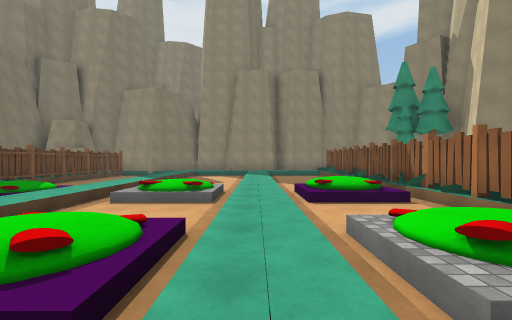
[1] (above)

21 first-person views from a walk through a Unity game level. The camera is 1.2 m above the floor, looks level and sees 90° across. The floor is counted in squares, 2 m on a side. Each view is taken from the middle of a square. On the plan, view 1 faces up. The plan holds only what a view shows up to about 9 squares ahead; the rest is blank. The place goes on beyond the plan. Surface patterns are stand-ins for the level's own textures.

[2]
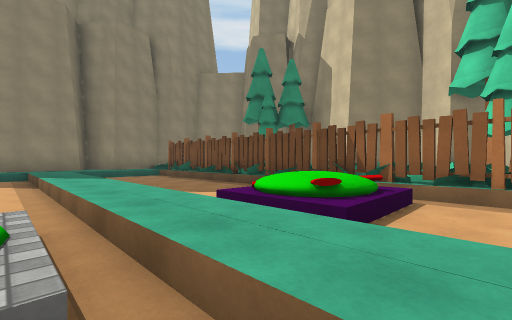

[3]
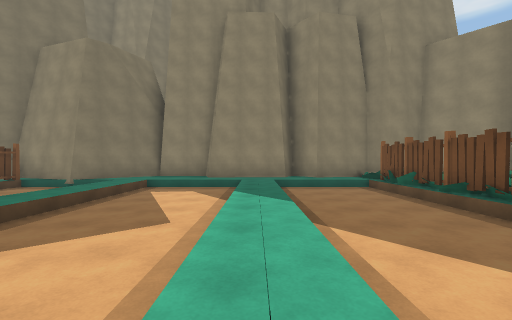

[4]
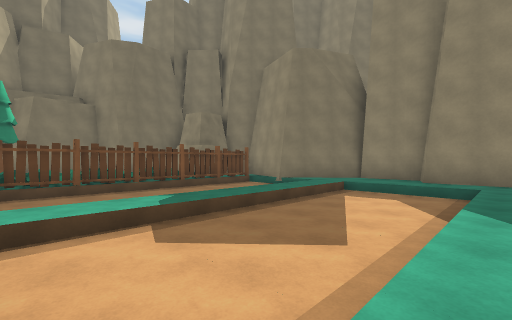

[5]
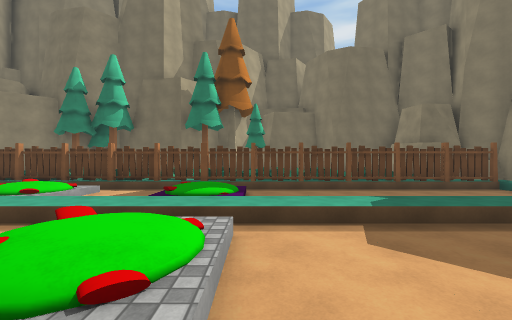

[6]
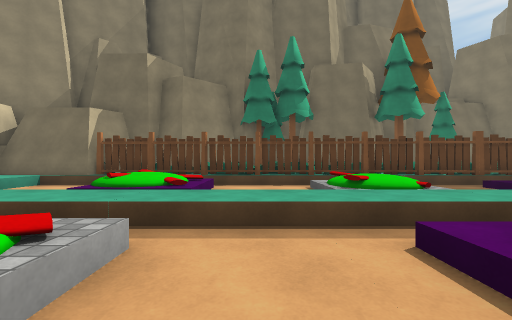

[7]
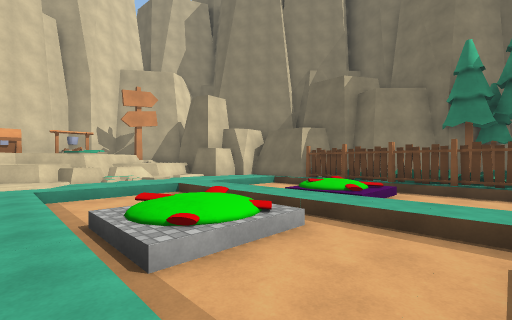

[8]
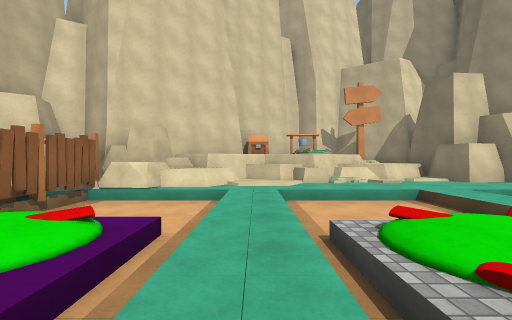

[9]
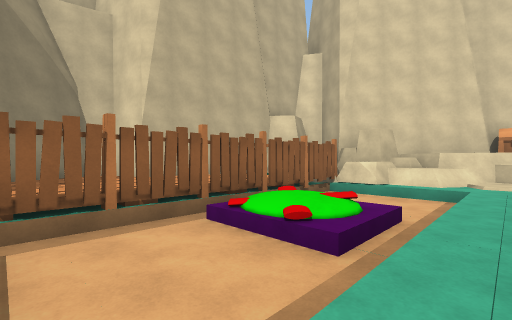

[10]
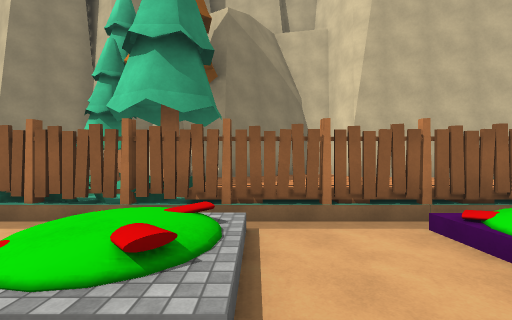

[11]
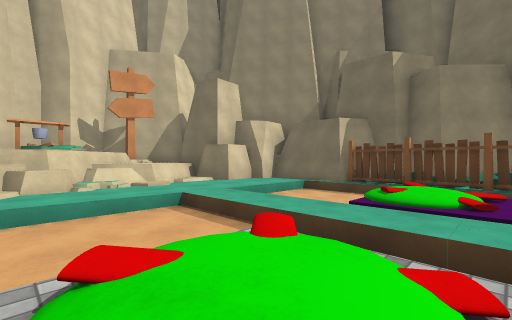

[12]
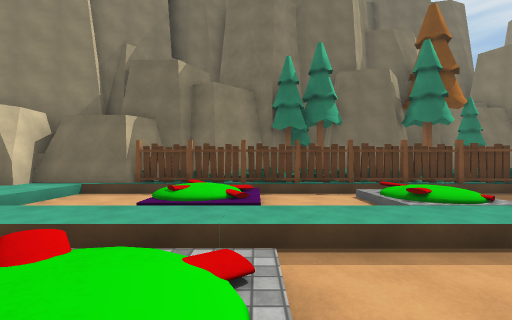

[13]
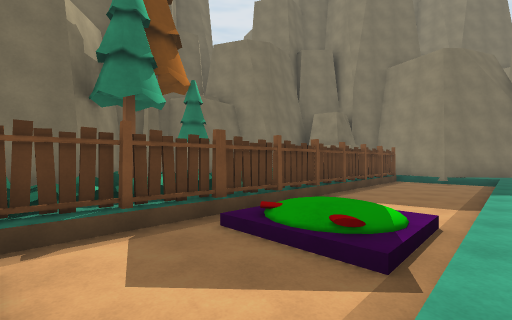

[14]
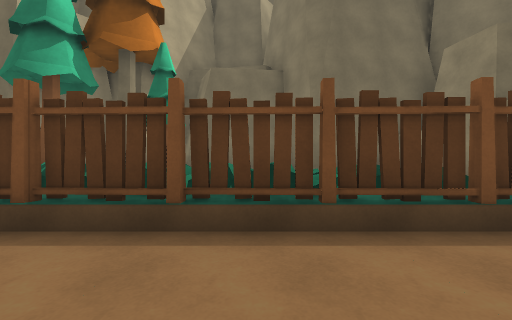

[15]
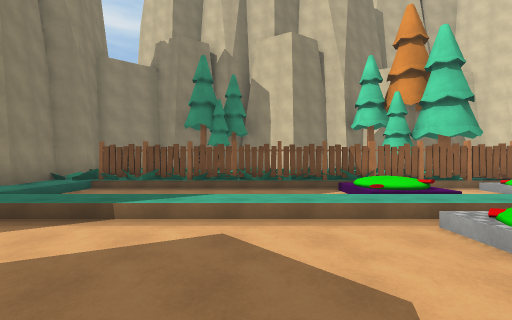

[16]
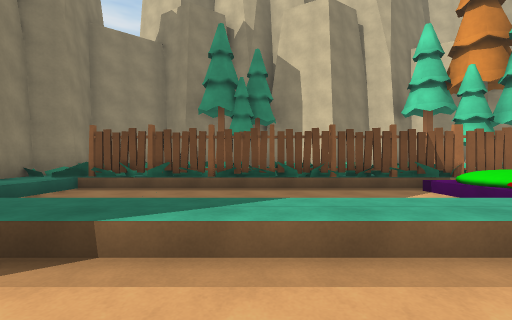

[17]
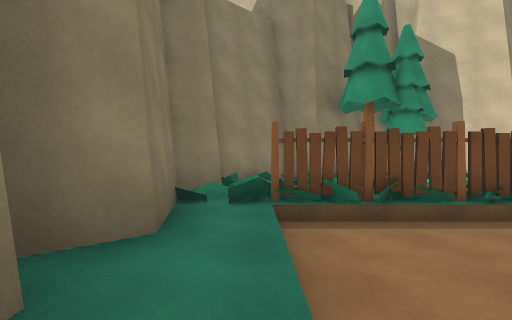

[18]
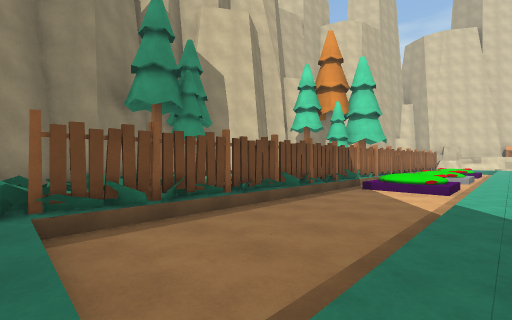

[19]
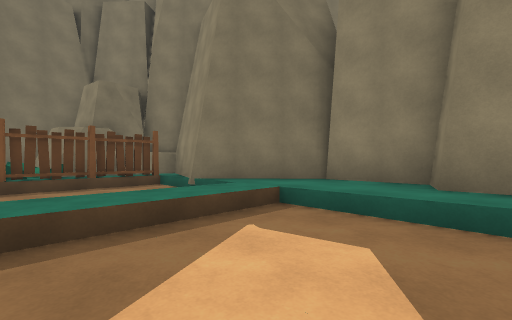

[20]
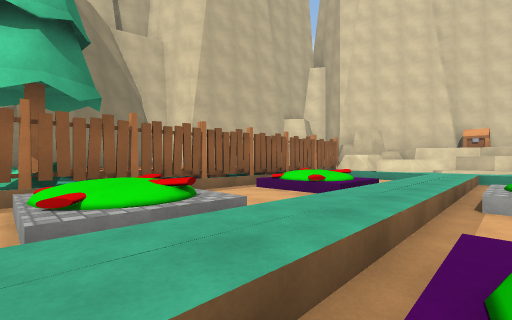

[21]
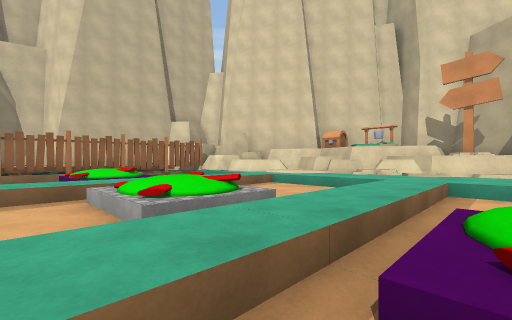

### Floor plan
Key: @ floor where view 1 was taken; # wall or solid block; . main floor; : floor 0.5 m higher than the main floor; + floor 0.75 m higher than the main floor; * floor 1 m higher than the main floor; / step, stairs or slope; = window, fence, low wall or low ledge; ^ raised ledge; F fence; T tree; R rock; C campfire; H chest; S signpost; O other object.
Columns run from 10 left of view 1 to 6 right of it. Each row starts with its distance up from view 1.
 16       ###   #
 15  #####   ########
 14  #=/#/:///:///F=#
 13  ##F..:...:...FOO
 12 ###F..:...:...F O
 11 #O /..:...:...F T
 10 #++F..:...:...F O
  9 OO+F..:...:...FOO
  8   //..:...:...F #
  7 TO+F..:...:...F O
  6 OO:F+/:/ /:/*/FO
  5 TO:F//:///:///F:O
  4 TOF/..:...:...FTT
  3 # F///:/ /:///OTT
  2 O F/  :/ /:/+/F#O
  1 TOF// :///:///F=#
  0 TOF/..:...@...F==
 -1 #OF////.//////#=#
 -2 ##F/+/:.+/:/ /F=#
 -3  #F//.:...:/ F#=#
 -4  ##/..:...:...###
 -5   #///:///://F###
 -6   #      ::^#R#
 -7   ###:=RR^/^#R#
 -8     #^^^O^^^#
 -9     #^O#C^H^
-10      #S^ ^^

Where each view was taken, in squares from view 1:
view 1: 0 up, 0 right, facing up
view 2: 4 up, 1 left, facing up-right
view 3: 6 up, 0 right, facing up
view 4: 7 up, 0 right, facing up-left
view 5: 7 up, 0 right, facing left
view 6: 0 up, 1 left, facing left
view 7: 1 up, 0 right, facing down-left
view 8: 0 up, 0 right, facing down
view 9: 1 up, 0 right, facing down-right
view 10: 1 up, 0 right, facing right
view 11: 1 down, 1 left, facing down-left
view 12: 1 down, 1 left, facing left
view 13: 3 up, 4 left, facing up-left
view 14: 9 up, 5 left, facing left
view 15: 9 up, 4 left, facing right
view 16: 10 up, 2 left, facing right
view 17: 14 up, 0 right, facing right
view 18: 14 up, 0 right, facing down-right
view 19: 11 up, 1 left, facing up-left
view 20: 3 up, 1 left, facing down-right
view 21: 0 up, 5 left, facing down-right
